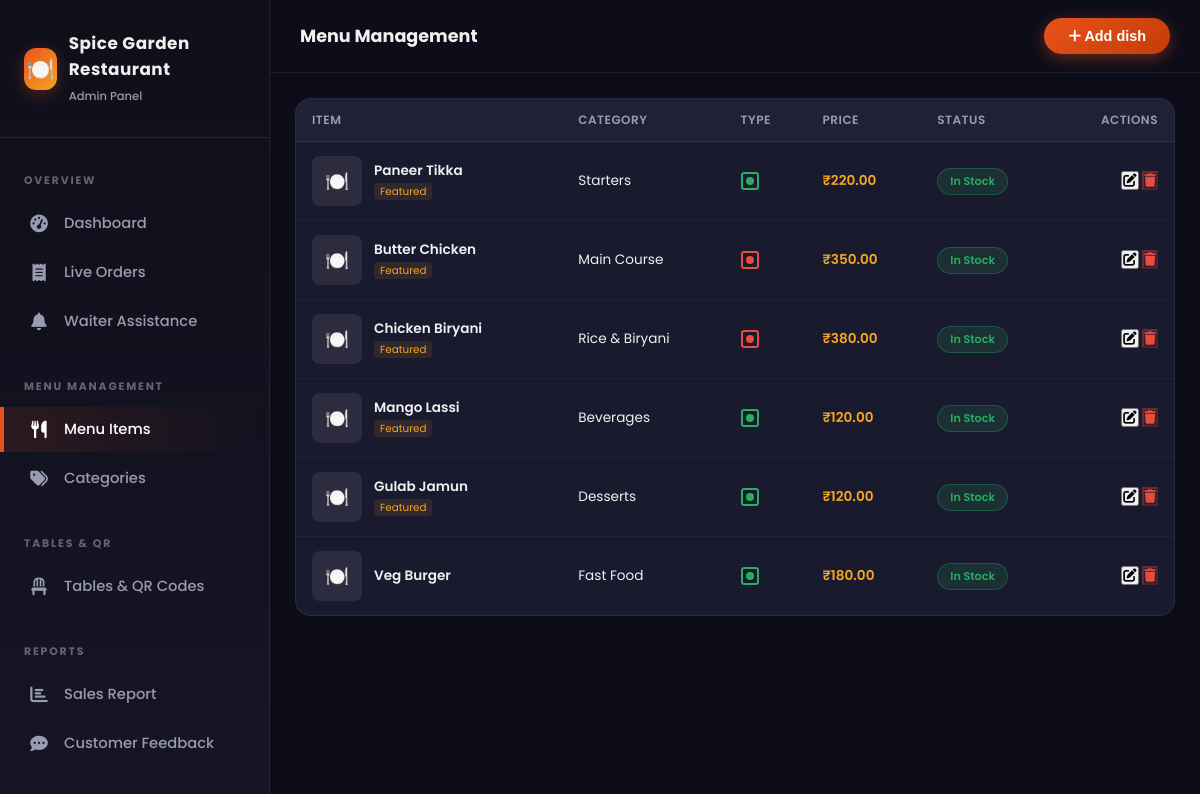
The page /admin/menu_items.php (signed in) on the database its author committed.
### tables this page shows
CREATE TABLE IF NOT EXISTS menu_items (
  id SERIAL PRIMARY KEY,
  category_id INT NOT NULL,
  name VARCHAR(200) NOT NULL,
  description TEXT,
  price NUMERIC(10,2) NOT NULL,
  image VARCHAR(255),
  is_veg BOOLEAN DEFAULT TRUE,
  is_available BOOLEAN DEFAULT TRUE,
  is_featured BOOLEAN DEFAULT FALSE,
  sort_order INT DEFAULT 0,
  created_at TIMESTAMP DEFAULT CURRENT_TIMESTAMP
);

CREATE TABLE IF NOT EXISTS categories (
  id SERIAL PRIMARY KEY,
  name VARCHAR(100) NOT NULL,
  icon VARCHAR(50),
  sort_order INT DEFAULT 0,
  is_active BOOLEAN DEFAULT TRUE,
  created_at TIMESTAMP DEFAULT CURRENT_TIMESTAMP
);

### config/app.php (called while the page is built, shortened)
<?php
require_once __DIR__ . '/../config/database.php';
spl_autoload_register(function ($class) {
    $paths = [
        __DIR__ . '/../app/Models/' . $class . '.php',
        __DIR__ . '/../app/Controllers/' . $class . '.php',
    ];
    foreach ($paths as $path) {
        if (file_exists($path)) {
            return;
        }
    }
});
function formatPrice(float $price): string
{
    return CURRENCY . number_format($price, 2);
}

### config/database.php (called while the page is built, shortened)
<?php
class Database
{
    private static $instance = null;
    private $pdo;
    private function __construct()
    {
        $dsn = "mysql:host=" . DB_HOST . ";dbname=" . DB_NAME . ";charset=" . DB_CHARSET . ";port=" . DB_PORT;
        $options = [
            PDO::ATTR_ERRMODE => PDO::ERRMODE_EXCEPTION,
            PDO::ATTR_DEFAULT_FETCH_MODE => PDO::FETCH_ASSOC,
            PDO::ATTR_EMULATE_PREPARES => false,
        ];
        try {
            $this->pdo = new PDO($dsn, DB_USER, DB_PASS, $options);
        } catch (PDOException $e) {
            die(json_encode(['error' => 'Database connection failed: ' . $e->getMessage()]));
        }
    }
    public static function getInstance(): self
    {
        if (self::$instance === null) {
            self::$instance = new self();
        }
        return self::$instance;
    }
    public function getConnection(): PDO
    {
        return $this->pdo;
    }
}

### app/Models/MenuModel.php (called while the page is built, shortened)
<?php
class MenuModel
{
    private PDO $db;
    public function __construct()
    {
        $this->db = Database::getInstance()->getConnection();
    }
    public function getAllItemsAdmin(): array
    {
        $stmt = $this->db->query("SELECT m.*, c.name AS category_name FROM menu_items m
            JOIN categories c ON m.category_id = c.id ORDER BY c.sort_order, m.sort_order, m.name");
        return $stmt->fetchAll();
    }
}

### admin/menu_items.php (the view, shortened to what this page needs)
<?php
require_once __DIR__ . '/../config/app.php';
$menuModel = new MenuModel();
$items = $menuModel->getAllItemsAdmin();
?>
<!DOCTYPE html>
<html lang="en">
<head>
    <link rel="stylesheet" href="https://cdnjs.cloudflare.com/ajax/libs/font-awesome/6.5.0/css/all.min.css">
    <link rel="stylesheet" href="<?= BASE_URL ?>/public/css/style.css">
</head>
<body class="admin-body">
    <?php include __DIR__ . '/../app/Views/admin/sidebar.php'; ?>
    <main class="admin-main">
        <header class="admin-topbar">
            <div style="display: flex; align-items: center;">
                <div class="topbar-title">Menu Management</div>
            </div>
            <button class="btn-primary-custom" onclick="openModal('add')">
                <i class="fas fa-plus me-1"></i> Add dish
            </button>
        </header>
        <div class="admin-content">
            <div class="admin-table-wrap">
                <div class="table-responsive">
                    <table class="data-table">
                        <thead>
                            <tr>
                                <th>Item</th>
                                <th>Category</th>
                                <th>Type</th>
                                <th>Price</th>
                                <th>Status</th>
                                <th style="text-align: right;">Actions</th>
                            </tr>
                        </thead>
                        <tbody>
                            <?php foreach ($items as $item): ?>
                                <tr>
                                    <td>
                                        <div style="display: flex; align-items: center; gap: 12px;">
                                            <?php if ($item['image']): ?>
                                                <img src="<?= BASE_URL ?>/uploads/menu/<?= $item['image'] ?>"
                                                    class="thumb-preview">
                                            <?php else: ?>
                                                <div class="thumb-preview"
                                                    style="display: flex; align-items: center; justify-content: center; font-size: 1.2rem;">
                                                    🍽️</div>
                                            <?php endif; ?>
                                            <div>
                                                <div style="font-weight: 600;">
                                                    <?= $item['name'] ?>
                                                </div>
                                                <?php if ($item['is_featured']): ?>
                                                    <span
                                                        style="font-size: 0.65rem; color: var(--accent); background: rgba(245,166,35,0.1); padding: 1px 6px; border-radius: 4px;">Featured</span>
                                                <?php endif; ?>
                                            </div>
                                        </div>
                                    </td>
                                    <td>
                                        <?= $item['category_name'] ?>
                                    </td>
                                    <td>
                                        <div class="veg-badge <?= $item['is_veg'] ? 'veg' : 'non-veg' ?>"
                                            style="position: static; display: inline-flex;"></div>
                                    </td>
                                    <td style="font-weight: 600; color: var(--accent);">
                                        <?= formatPrice($item['price']) ?>
                                    </td>
                                    <td>
                                        <?php if ($item['is_available']): ?>
                                            <span class="status-badge status-Completed" style="font-size: 0.7rem;">In
                                                Stock</span>
                                        <?php else: ?>
                                            <span class="status-badge status-Cancelled" style="font-size: 0.7rem;">Out of
                                                Stock</span>
                                        <?php endif; ?>
                                    </td>
                                    <td style="text-align: right;">
                                        <button class="status-btn preparing"
                                            onclick="openModal('edit', <?= htmlspecialchars(json_encode($item)) ?>)">
                                            <i class="fas fa-edit"></i>
                                        </button>
                                        <form method="POST" style="display: inline-block;"
                                            onsubmit="return confirm('Delete this dish?')">
                                            <button type="submit" name="delete_item" class="status-btn"
                                                style="background: rgba(231, 76, 60, 0.1); color: #e74c3c; border-color: rgba(231, 76, 60, 0.3);">
                                                <i class="fas fa-trash"></i>
                                            </button>
                                        </form>
                                    </td>
                                </tr>
                            <?php endforeach; ?>
                        </tbody>
                    </table>
                </div>
            </div>
        </div>
    </main>
</body>
</html>

### public/css/style.css (style rules this page uses)
:root { --primary: #e8521a; --primary-dark: #c43d0a; --primary-light: #ff7043; --secondary: #1a1a2e; --accent: #f5a623; --success: #27ae60; --info: #2980b9; --warning: #f39c12; --danger: #e74c3c; --bg-dark: #0f0f1a; --bg-card: #1a1a2e; --bg-card2: #16213e; --text-light: #f0f0f0; --text-muted: #9a9ab0; --border: rgba(255, 255, 255, 0.08); --glass: rgba(255, 255, 255, 0.05); --shadow: 0 8px 32px rgba(0, 0, 0, 0.4); --radius: 16px; --radius-sm: 10px; --transition: all 0.3s cubic-bezier(0.4, 0, 0.2, 1); }
* { margin: 0; padding: 0; box-sizing: border-box; }
body { font-family: 'Poppins', sans-serif; background: var(--bg-dark); color: var(--text-light); min-height: 100vh; overflow-x: hidden; }
.btn-primary-custom { background: linear-gradient(135deg, var(--primary), var(--primary-dark)); color: #fff; border: none; border-radius: 50px; padding: 10px 24px; font-weight: 600; font-size: 0.9rem; cursor: pointer; transition: var(--transition); box-shadow: 0 4px 15px rgba(232, 82, 26, 0.4); }
.veg-badge { position: absolute; top: 8px; left: 8px; width: 18px; height: 18px; border-radius: 3px; border: 2px solid; display: flex; align-items: center; justify-content: center; }
.veg-badge.veg { border-color: #27ae60; }
.veg-badge.veg::after { content: ''; width: 8px; height: 8px; background: #27ae60; border-radius: 50%; }
.veg-badge.non-veg { border-color: #e74c3c; }
.veg-badge.non-veg::after { content: ''; width: 8px; height: 8px; background: #e74c3c; border-radius: 50%; }
.admin-body { background: #0d0d1a; font-family: 'Poppins', sans-serif; }
.admin-main { margin-left: 270px; min-height: 100vh; background: #0d0d1a; transition: all 0.4s ease; }
.admin-topbar { background: rgba(15, 15, 26, 0.85); backdrop-filter: blur(15px); border-bottom: 1px solid var(--border); padding: 18px 30px; display: flex; align-items: center; justify-content: space-between; position: sticky; top: 0; z-index: 900; }
.topbar-title { font-size: 1.1rem; font-weight: 700; }
.admin-content { padding: 25px; }
.admin-table-wrap { background: var(--bg-card); border: 1px solid var(--border); border-radius: var(--radius); overflow: hidden; }
.table-responsive { overflow-x: auto; }
table.data-table { width: 100%; border-collapse: collapse; font-size: 0.85rem; }
table.data-table th { background: rgba(255, 255, 255, 0.03); padding: 12px 16px; text-align: left; font-weight: 600; color: var(--text-muted); font-size: 0.75rem; text-transform: uppercase; letter-spacing: 0.5px; border-bottom: 1px solid var(--border); }
table.data-table td { padding: 14px 16px; border-bottom: 1px solid rgba(255, 255, 255, 0.04); vertical-align: middle; }
table.data-table tr:last-child td { border-bottom: none; }
.status-badge { padding: 4px 12px; border-radius: 50px; font-size: 0.75rem; font-weight: 600; display: inline-block; }
.status-Completed { background: rgba(39, 174, 96, 0.15); color: #27ae60; border: 1px solid rgba(39, 174, 96, 0.3); }

### admin/menu_items.php (style rules this page uses)
.thumb-preview { width: 50px; height: 50px; border-radius: 8px; object-fit: cover; background: var(--border); }

### rows shown on the page
menu_items: name "Paneer Tikka", is_featured "Featured", category.name "Starters", is_veg 1 (drawn), price "₹220.00", is_available "In Stock"
menu_items: name "Butter Chicken", is_featured "Featured", category.name "Main Course", is_veg 0 (drawn), price "₹350.00", is_available "In Stock"
menu_items: name "Chicken Biryani", is_featured "Featured", category.name "Rice & Biryani", is_veg 0 (drawn), price "₹380.00", is_available "In Stock"
menu_items: name "Mango Lassi", is_featured "Featured", category.name "Beverages", is_veg 1 (drawn), price "₹120.00", is_available "In Stock"
menu_items: name "Gulab Jamun", is_featured "Featured", category.name "Desserts", is_veg 1 (drawn), price "₹120.00", is_available "In Stock"
menu_items: name "Veg Burger", category.name "Fast Food", is_veg 1 (drawn), price "₹180.00", is_available "In Stock"

### other values the page prints
SITE_NAME "Spice Garden Restaurant"
